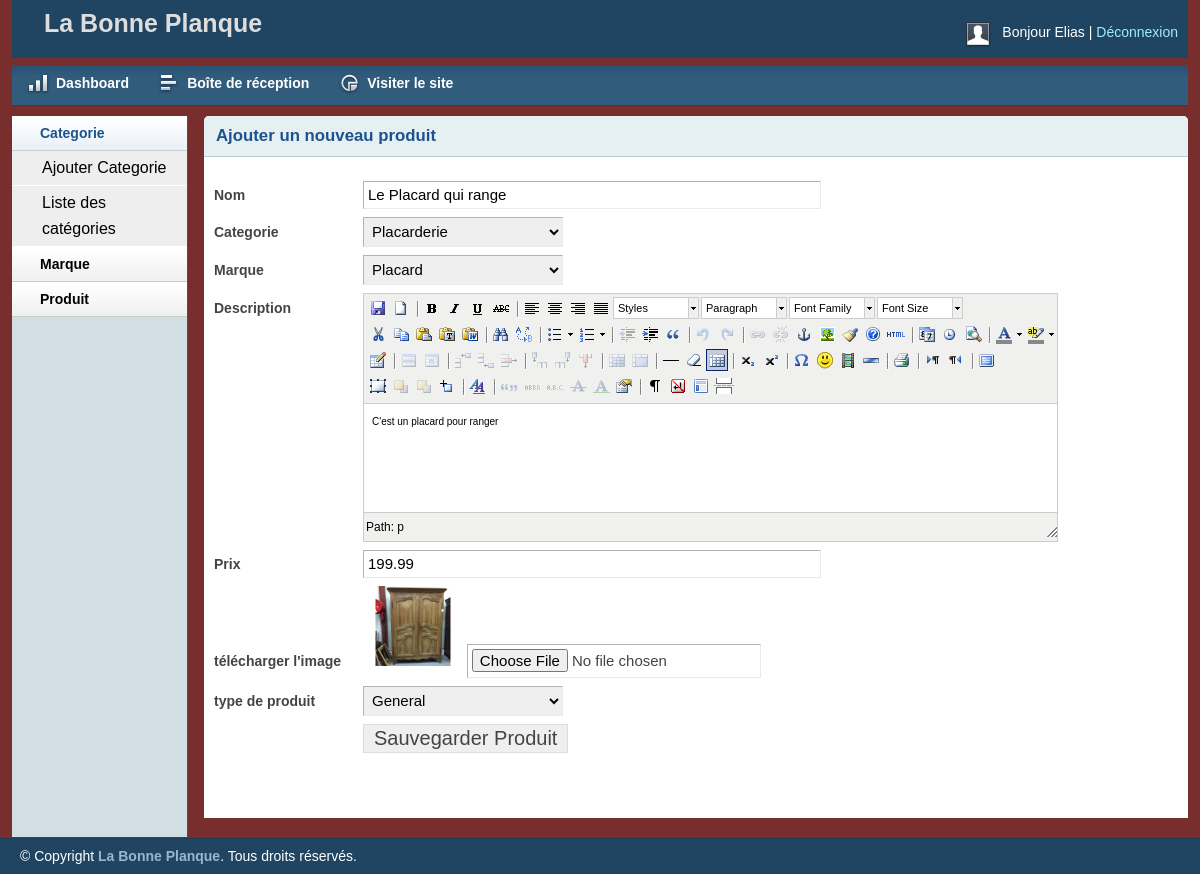
Page /admin/productedit.php?prodid=32 (signed in) on the committed database.
### tables this page shows
CREATE TABLE IF NOT EXISTS `tbl_product`
(
    `pid` int
(
    11
) NOT NULL AUTO_INCREMENT,
    `productName` varchar
(
    255
) NOT NULL,
    `catId` int
(
    11
) NOT NULL,
    `brandId` int
(
    11
) NOT NULL,
    `body` text NOT NULL,
    `price` float
(
    10,
    2
) NOT NULL,
    `image` varchar
(
    255
) NOT NULL,
    `type` tinyint
(
    4
) NOT NULL DEFAULT 0,
    PRIMARY KEY
(
    `pid`
)
    );

CREATE TABLE IF NOT EXISTS `tbl_category`
(
    `catId` int
(
    11
) NOT NULL AUTO_INCREMENT,
    `catName` varchar
(
    255
) NOT NULL,
    PRIMARY KEY
(
    `catId`
)
    );

CREATE TABLE IF NOT EXISTS `tbl_brand`
(
    `brandId` int
(
    11
) NOT NULL AUTO_INCREMENT,
    `brandName` varchar
(
    255
) NOT NULL,
    PRIMARY KEY
(
    `brandId`
)
    );

### libs/Database.php (called while the page is built, shortened)
<?php
Class Database{
	 public $host   = DB_HOST;
	 public $user   = DB_USER;
	 public $pass   = DB_PASS;
	 public $dbname = DB_NAME;
	 public $link;
	private function connectDB(){
		 $this->link = new mysqli($this->host, $this->user, $this->pass,$this->dbname);
	 }
	public function select($query){
	  $result = $this->link->query($query) or die($this->link->error.__LINE__);
		  if($result->num_rows > 0){
		    return $result;
		  }else {
		    return false;
		  }
	 }
}

### classes/Product.php (called while the page is built, shortened)
<?php
$filepath = realpath(dirname(__FILE__));
include_once ($filepath."/../libs/Database.php");
include_once ($filepath."/../helpers/Format.php");
?>
<?php
class Product
{
	private $db;
	private $fm;
	function __construct()
	{
		$this->db = new Database();
		$this->fm = new Format();
	}
	public function getProdById($id){
		$pid = $this->fm->validation($id);
		$pid = mysqli_real_escape_string($this->db->link, $pid);
		$sql = "SELECT * FROM tbl_product WHERE pid = '$pid' ";
		$result = $this->db->select($sql);
		return $result;
	}
}
?>

### helpers/Format.php (called while the page is built, shortened)
<?php
class Format{
	 public function validation($data){
		  $data = trim($data);
		  $data = stripcslashes($data);
		  $data = htmlspecialchars($data);
		  return $data;
	 }
 }

### classes/Category.php (called while the page is built, shortened)
<?php
$filepath = realpath(dirname(__FILE__));
include_once ($filepath."/../libs/Database.php");
include_once ($filepath."/../helpers/Format.php");
?>
<?php
class Category
{
	private $db;
	function __construct()
	{
		$this->db = new Database();
	}
	public function getAllcat(){
		$sql = "SELECT * FROM tbl_category ORDER BY catId DESC";
		$result = $this->db->select($sql);
		return $result;
	}
}
?>

### classes/Brand.php (called while the page is built, shortened)
<?php
$filepath = realpath(dirname(__FILE__));
include_once ($filepath."/../libs/Database.php");
include_once ($filepath."/../helpers/Format.php");
?>
<?php
class Brand
{
	private $db;
	function __construct()
	{
		$this->db = new Database();
	}
	public function getAllbrand(){
		$sql = "SELECT * FROM tbl_brand ORDER BY brandId DESC";
		$result = $this->db->select($sql);
		return $result;
	}
}
?>

### admin/productedit.php (the view, shortened to what this page needs)
<?php include 'inc/header.php'; ?>
<?php include 'inc/sidebar.php'; ?>
<?php
include "../classes/Category.php";
include "../classes/Brand.php";
include "../classes/Product.php";
?>
<?php
if (!isset($_GET['prodid']) && $_GET['prodid'] == NULL) {
    echo "<script>window.location='productlist.php';</script>";
} else {
    $pdid = $_GET['prodid'];
}
$pd = new Product();
?>
    <div class="grid_10">
        <div class="box round first grid">
            <h2>Ajouter un nouveau produit</h2>
            <div class="block">
                <form action="" method="post" enctype="multipart/form-data">
                    <table class="form">
                        <?php
                        $pdinfo = $pd->getProdById($pdid);
                        if ($pdinfo) {
                            while ($pdresult = $pdinfo->fetch_assoc()) {
                                ?>
                                <tr>
                                    <td>
                                        <label>Nom</label>
                                    </td>
                                    <td>
                                        <input type="text" name="pname" value="<?php echo $pdresult['productName']; ?>"
                                               class="medium"/>
                                    </td>
                                </tr>
                                <tr>
                                    <td>
                                        <label>Categorie</label>
                                    </td>
                                    <td>
                                        <select id="select" name="pcategory">
                                            <?php
                                            $cat = new Category();
                                            $allcat = $cat->getAllcat();
                                            if ($allcat) {
                                                while ($row = $allcat->fetch_assoc()) {
                                                    ?>
                                                    <option
                                                        <?php
                                                        if ($pdresult['catId'] == $row['catId']) { ?>
                                                            selected="selected"
                                                        <?php } ?>
                                                            value="<?php echo $row['catId']; ?>"><?php echo $row['catName']; ?>
                                                    </option>
                                                    <?php
                                                }
                                            } else {
                                                echo "No category found.";
                                            }
                                            ?>
                                        </select>
                                    </td>
                                </tr>
                                <tr>
                                    <td>
                                        <label>Marque</label>
                                    </td>
                                    <td>
                                        <select id="select" name="pbrand">
                                            <?php
                                            $brand = new Brand();
                                            $allBrand = $brand->getAllbrand();
                                            if ($allBrand) {
                                                while ($row = $allBrand->fetch_assoc()) {
                                                    ?>
                                                    <option
                                                        <?php
                                                        if ($pdresult['brandId'] == $row['brandId']) { ?>
                                                            selected="selected"
                                                        <?php } ?>
                                                            value="<?php echo $row['brandId']; ?>"><?php echo $row['brandName']; ?>
                                                    </option>
                                                    <?php
                                                }
                                            } else {
                                                echo "No Brand found.";
                                            }
                                            ?>
                                        </select>
                                    </td>
                                </tr>
                                <tr>
                                    <td style="vertical-align: top; padding-top: 9px;">
                                        <label>Description</label>
                                    </td>
                                    <td>
                                    </td>
                                </tr>
                                <tr>
                                    <td>
                                        <label>Prix</label>
                                    </td>
                                    <td>
                                        <input type="text" name="p_price" value="<?php echo $pdresult['price']; ?>"
                                               class="medium"/>
                                    </td>
                                </tr>
                                <tr>
                                    <td>
                                        <label>télécharger l'image</label>
                                    </td>
                                    <td>
                                        <img width="100px" height="80px;" src="<?php echo $pdresult['image']; ?>"
                                             alt="">
                                        <input type="file" name="image"/>
                                    </td>
                                </tr>
                                <tr>
                                    <td>
                                        <label>type de produit</label>
                                    </td>
                                    <td>
                                        <select id="select" name="ptype">
                                            <?php
                                            if ($pdresult['type'] == 1) { ?>
                                                <option value="1" selected="selected">Featured</option>
                                                <option value="2">General</option>
                                            <?php } else { ?>
                                                <option value="2" selected="selected">General</option>
                                            <?php } ?>
                                        </select>
                                    </td>
                                </tr>
                                <?php
                            }
                        }
                        ?>
                        <tr>
                            <td></td>
                            <td>
                                <input type="submit" name="submit" Value="Sauvegarder Produit"/>
                            </td>
                        </tr>
                    </table>
                </form>
            </div>
        </div>
    </div>
<?php include 'inc/footer.php'; ?>

### admin/css/layout.css (style rules this page uses)
body { background: #fff none repeat scroll 0 0; color: #444; font-size: 14px; padding: 0; }
h1, h2, h3, h4, h5, h6 { line-height:1.2em; margin-bottom:.3em; }
h2 { margin-top:1em; }
.box { background:#fff; margin-bottom:20px; padding:10px 10px 10px 10px; margin-left:-8px; }
.box.grid { padding-bottom:40px; }
.box.round { -moz-border-radius: 5px 5px 0px 0px; -webkit-border-radius: 5px 5px 0px 0px; border-radius: 5px 5px 0px 0px; }
.box h2 { font-size:1.2em; font-weight:bold; color:#1B548D; background:#E6F0F3; margin:-10px -10px 0 -10px; padding:10px 12px; border-bottom:1px solid #B3CBD6; -moz-border-radius: 5px 5px 0px 0px; -webkit-border-radius: 5px 5px 0px 0px; border-radius: 5px 5px 0px 0px; }
.box.first { min-height: 406px; }
.block { padding-top:20px; }
table.form { width:100%; }
table.form td { padding:4px 0px; }
table.form label { font-weight:bold; }
table.form input, table.form select { font-size: 15px; padding: 4px 4px 5px 4px; border-top: 1px solid #b3b3b3; border-left: 1px solid #b3b3b3; border-right: 1px solid #eaeaea; border-bottom: 1px solid #eaeaea; }
table.form input[type="submit"] { border: 1px solid #ddd; color: #444; cursor: pointer; font-size: 20px; padding: 2px 10px; }
input.medium { width: 55%; }
.block { padding-bottom:1px; }
table.form select { width:200px; }

### admin/js/tiny-mce/themes/advanced/skins/default/content.css (style rules this page uses)
body, td, pre { color:#000; font-family:Verdana, Arial, Helvetica, sans-serif; font-size:10px; margin:8px; }
body { background:#FFF; }
h2 { font-size: 1.5em }
img { border:0; }
table, img, hr, .mceItemAnchor { cursor:default }
table td, table th { cursor:text }

### rows in the picture
tbl_product: pname "Le Placard qui range", pcategory "Placarderie", pbrand "Placard", p_price "199.99", image (picture), ptype "General"

### other values in the picture
Session::get("adminName") "Elias"
